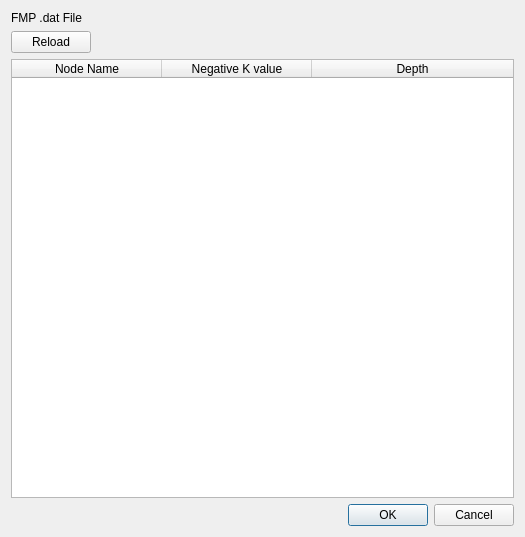
<?xml version="1.0" encoding="UTF-8"?>
<ui version="4.0">
 <class>FmpConveyanceCheckDialog</class>
 <widget class="QDialog" name="FmpConveyanceCheckDialog">
  <property name="geometry">
   <rect>
    <x>0</x>
    <y>0</y>
    <width>525</width>
    <height>537</height>
   </rect>
  </property>
  <property name="windowTitle">
   <string>Check FMP Model Conveyance</string>
  </property>
  <layout class="QVBoxLayout" name="verticalLayout">
   <item>
    <layout class="QHBoxLayout" name="horizontalLayout_4">
     <item>
      <widget class="QLabel" name="label">
       <property name="text">
        <string>FMP .dat File</string>
       </property>
      </widget>
     </item>
     <item>
      <widget class="QgsFileWidget" name="datFileWidget">
       <property name="filter">
        <string>*.dat</string>
       </property>
      </widget>
     </item>
    </layout>
   </item>
   <item>
    <layout class="QHBoxLayout" name="horizontalLayout">
     <item>
      <widget class="QPushButton" name="datFileReloadBtn">
       <property name="text">
        <string>Reload</string>
       </property>
      </widget>
     </item>
     <item>
      <spacer name="horizontalSpacer">
       <property name="orientation">
        <enum>Qt::Horizontal</enum>
       </property>
       <property name="sizeHint" stdset="0">
        <size>
         <width>40</width>
         <height>20</height>
        </size>
       </property>
      </spacer>
     </item>
    </layout>
   </item>
   <item>
    <widget class="QTableWidget" name="poorConveyanceTable">
     <attribute name="horizontalHeaderDefaultSectionSize">
      <number>150</number>
     </attribute>
     <attribute name="horizontalHeaderMinimumSectionSize">
      <number>150</number>
     </attribute>
     <attribute name="horizontalHeaderStretchLastSection">
      <bool>true</bool>
     </attribute>
     <column>
      <property name="text">
       <string>Node Name</string>
      </property>
     </column>
     <column>
      <property name="text">
       <string>Negative K value</string>
      </property>
     </column>
     <column>
      <property name="text">
       <string>Depth</string>
      </property>
     </column>
    </widget>
   </item>
   <item>
    <widget class="QDialogButtonBox" name="buttonBox">
     <property name="orientation">
      <enum>Qt::Horizontal</enum>
     </property>
     <property name="standardButtons">
      <set>QDialogButtonBox::Cancel|QDialogButtonBox::Ok</set>
     </property>
    </widget>
   </item>
  </layout>
 </widget>
 <customwidgets>
  <customwidget>
   <class>QgsFileWidget</class>
   <extends>QWidget</extends>
   <header>qgsfilewidget.h</header>
  </customwidget>
 </customwidgets>
 <resources/>
 <connections>
  <connection>
   <sender>buttonBox</sender>
   <signal>accepted()</signal>
   <receiver>FmpConveyanceCheckDialog</receiver>
   <slot>accept()</slot>
   <hints>
    <hint type="sourcelabel">
     <x>248</x>
     <y>254</y>
    </hint>
    <hint type="destinationlabel">
     <x>157</x>
     <y>274</y>
    </hint>
   </hints>
  </connection>
  <connection>
   <sender>buttonBox</sender>
   <signal>rejected()</signal>
   <receiver>FmpConveyanceCheckDialog</receiver>
   <slot>reject()</slot>
   <hints>
    <hint type="sourcelabel">
     <x>316</x>
     <y>260</y>
    </hint>
    <hint type="destinationlabel">
     <x>286</x>
     <y>274</y>
    </hint>
   </hints>
  </connection>
 </connections>
</ui>
